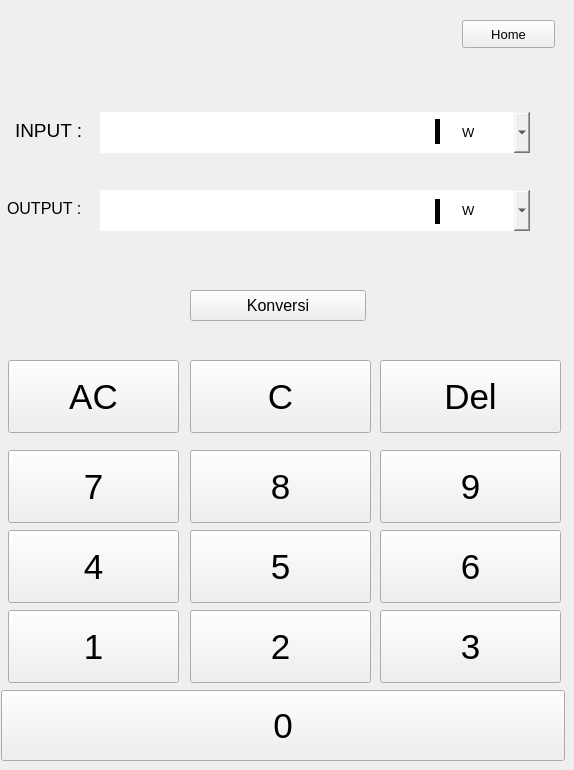
   <widget class="QWidget" name="page_daya">
    <widget class="QPushButton" name="tombol_homeda">
     <property name="geometry">
      <rect>
       <x>462</x>
       <y>20</y>
       <width>93</width>
       <height>28</height>
      </rect>
     </property>
     <property name="font">
      <font>
       <pointsize>10</pointsize>
      </font>
     </property>
     <property name="text">
      <string>Home</string>
     </property>
    </widget>
    <widget class="QLabel" name="input_label_2">
     <property name="geometry">
      <rect>
       <x>15</x>
       <y>110</y>
       <width>91</width>
       <height>41</height>
      </rect>
     </property>
     <property name="font">
      <font>
       <pointsize>14</pointsize>
      </font>
     </property>
     <property name="text">
      <string>INPUT :</string>
     </property>
    </widget>
    <widget class="QLineEdit" name="input_lineeditDa">
     <property name="geometry">
      <rect>
       <x>100</x>
       <y>112</y>
       <width>361</width>
       <height>41</height>
      </rect>
     </property>
     <property name="font">
      <font>
       <pointsize>14</pointsize>
      </font>
     </property>
     <property name="styleSheet">
      <string notr="true">border:none;
</string>
     </property>
    </widget>
    <widget class="QComboBox" name="input_data_comboboxDa">
     <property name="geometry">
      <rect>
       <x>457</x>
       <y>112</y>
       <width>73</width>
       <height>41</height>
      </rect>
     </property>
     <property name="font">
      <font>
       <pointsize>10</pointsize>
      </font>
     </property>
     <property name="styleSheet">
      <string notr="true">border:none;</string>
     </property>
     <item>
      <property name="text">
       <string>W</string>
      </property>
     </item>
     <item>
      <property name="text">
       <string>kW</string>
      </property>
     </item>
     <item>
      <property name="text">
       <string>hp</string>
      </property>
     </item>
     <item>
      <property name="text">
       <string>Btu/h</string>
      </property>
     </item>
     <item>
      <property name="text">
       <string>ft-lb/s</string>
      </property>
     </item>
     <item>
      <property name="text">
       <string>J/s</string>
      </property>
     </item>
    </widget>
    <widget class="QLineEdit" name="output_lineeditDa">
     <property name="geometry">
      <rect>
       <x>100</x>
       <y>190</y>
       <width>361</width>
       <height>41</height>
      </rect>
     </property>
     <property name="font">
      <font>
       <pointsize>14</pointsize>
      </font>
     </property>
     <property name="styleSheet">
      <string notr="true">border:none;
</string>
     </property>
     <property name="readOnly">
      <bool>true</bool>
     </property>
    </widget>
    <widget class="QLabel" name="input_label_3">
     <property name="geometry">
      <rect>
       <x>7</x>
       <y>196</y>
       <width>88</width>
       <height>24</height>
      </rect>
     </property>
     <property name="font">
      <font>
       <pointsize>12</pointsize>
      </font>
     </property>
     <property name="text">
      <string>OUTPUT :</string>
     </property>
    </widget>
    <widget class="QPushButton" name="convert_button_Daya">
     <property name="geometry">
      <rect>
       <x>190</x>
       <y>290</y>
       <width>176</width>
       <height>31</height>
      </rect>
     </property>
     <property name="font">
      <font>
       <pointsize>12</pointsize>
      </font>
     </property>
     <property name="text">
      <string>Konversi</string>
     </property>
    </widget>
    <widget class="QPushButton" name="nomorDa_5">
     <property name="geometry">
      <rect>
       <x>190</x>
       <y>530</y>
       <width>181</width>
       <height>73</height>
      </rect>
     </property>
     <property name="font">
      <font>
       <pointsize>26</pointsize>
      </font>
     </property>
     <property name="text">
      <string>5</string>
     </property>
    </widget>
    <widget class="QPushButton" name="nomorDa_3">
     <property name="geometry">
      <rect>
       <x>380</x>
       <y>610</y>
       <width>181</width>
       <height>73</height>
      </rect>
     </property>
     <property name="font">
      <font>
       <pointsize>26</pointsize>
      </font>
     </property>
     <property name="text">
      <string>3</string>
     </property>
    </widget>
    <widget class="QPushButton" name="Da_ac">
     <property name="geometry">
      <rect>
       <x>8</x>
       <y>360</y>
       <width>171</width>
       <height>73</height>
      </rect>
     </property>
     <property name="font">
      <font>
       <pointsize>26</pointsize>
      </font>
     </property>
     <property name="text">
      <string>AC</string>
     </property>
    </widget>
    <widget class="QPushButton" name="Da_del">
     <property name="geometry">
      <rect>
       <x>380</x>
       <y>360</y>
       <width>181</width>
       <height>73</height>
      </rect>
     </property>
     <property name="font">
      <font>
       <pointsize>26</pointsize>
      </font>
     </property>
     <property name="text">
      <string>Del</string>
     </property>
    </widget>
    <widget class="QPushButton" name="nomorDa_8">
     <property name="geometry">
      <rect>
       <x>190</x>
       <y>450</y>
       <width>181</width>
       <height>73</height>
      </rect>
     </property>
     <property name="font">
      <font>
       <pointsize>26</pointsize>
      </font>
     </property>
     <property name="styleSheet">
      <string notr="true">border-outline:none;</string>
     </property>
     <property name="text">
      <string>8</string>
     </property>
    </widget>
    <widget class="QPushButton" name="nomorDa_2">
     <property name="geometry">
      <rect>
       <x>190</x>
       <y>610</y>
       <width>181</width>
       <height>73</height>
      </rect>
     </property>
     <property name="font">
      <font>
       <pointsize>26</pointsize>
      </font>
     </property>
     <property name="text">
      <string>2</string>
     </property>
    </widget>
    <widget class="QPushButton" name="nomorDa_1">
     <property name="geometry">
      <rect>
       <x>8</x>
       <y>610</y>
       <width>171</width>
       <height>73</height>
      </rect>
     </property>
     <property name="font">
      <font>
       <pointsize>26</pointsize>
      </font>
     </property>
     <property name="text">
      <string>1</string>
     </property>
    </widget>
    <widget class="QPushButton" name="nomorDa_6">
     <property name="geometry">
      <rect>
       <x>380</x>
       <y>530</y>
       <width>181</width>
       <height>73</height>
      </rect>
     </property>
     <property name="font">
      <font>
       <pointsize>26</pointsize>
      </font>
     </property>
     <property name="text">
      <string>6</string>
     </property>
    </widget>
    <widget class="QPushButton" name="nomorDa_4">
     <property name="geometry">
      <rect>
       <x>8</x>
       <y>530</y>
       <width>171</width>
       <height>73</height>
      </rect>
     </property>
     <property name="font">
      <font>
       <pointsize>26</pointsize>
      </font>
     </property>
     <property name="text">
      <string>4</string>
     </property>
    </widget>
    <widget class="QPushButton" name="nomorDa_9">
     <property name="geometry">
      <rect>
       <x>380</x>
       <y>450</y>
       <width>181</width>
       <height>73</height>
      </rect>
     </property>
     <property name="font">
      <font>
       <pointsize>26</pointsize>
      </font>
     </property>
     <property name="text">
      <string>9</string>
     </property>
    </widget>
    <widget class="QPushButton" name="nomorDa_7">
     <property name="geometry">
      <rect>
       <x>8</x>
       <y>450</y>
       <width>171</width>
       <height>73</height>
      </rect>
     </property>
     <property name="font">
      <font>
       <pointsize>26</pointsize>
      </font>
     </property>
     <property name="text">
      <string>7</string>
     </property>
    </widget>
    <widget class="QPushButton" name="Da_c">
     <property name="geometry">
      <rect>
       <x>190</x>
       <y>360</y>
       <width>181</width>
       <height>73</height>
      </rect>
     </property>
     <property name="font">
      <font>
       <pointsize>26</pointsize>
      </font>
     </property>
     <property name="text">
      <string>C</string>
     </property>
    </widget>
    <widget class="QPushButton" name="nomorDa_0">
     <property name="geometry">
      <rect>
       <x>1</x>
       <y>690</y>
       <width>564</width>
       <height>71</height>
      </rect>
     </property>
     <property name="font">
      <font>
       <pointsize>26</pointsize>
      </font>
     </property>
     <property name="text">
      <string>0</string>
     </property>
    </widget>
    <widget class="QComboBox" name="output_data_comboboxDa">
     <property name="geometry">
      <rect>
       <x>457</x>
       <y>190</y>
       <width>73</width>
       <height>41</height>
      </rect>
     </property>
     <property name="font">
      <font>
       <pointsize>10</pointsize>
      </font>
     </property>
     <property name="styleSheet">
      <string notr="true">border:none;</string>
     </property>
     <item>
      <property name="text">
       <string>W</string>
      </property>
     </item>
     <item>
      <property name="text">
       <string>kW</string>
      </property>
     </item>
     <item>
      <property name="text">
       <string>hp</string>
      </property>
     </item>
     <item>
      <property name="text">
       <string>Btu/h</string>
      </property>
     </item>
     <item>
      <property name="text">
       <string>ft-lb/s</string>
      </property>
     </item>
     <item>
      <property name="text">
       <string>J/s</string>
      </property>
     </item>
    </widget>
    <widget class="QFrame" name="frame_3">
     <property name="geometry">
      <rect>
       <x>435</x>
       <y>119</y>
       <width>5</width>
       <height>25</height>
      </rect>
     </property>
     <property name="styleSheet">
      <string notr="true">background-color:black;</string>
     </property>
     <property name="frameShape">
      <enum>QFrame::StyledPanel</enum>
     </property>
     <property name="frameShadow">
      <enum>QFrame::Raised</enum>
     </property>
     <widget class="QFrame" name="frame_4">
      <property name="geometry">
       <rect>
        <x>0</x>
        <y>80</y>
        <width>5</width>
        <height>25</height>
       </rect>
      </property>
      <property name="styleSheet">
       <string notr="true">background-color:black;</string>
      </property>
      <property name="frameShape">
       <enum>QFrame::StyledPanel</enum>
      </property>
      <property name="frameShadow">
       <enum>QFrame::Raised</enum>
      </property>
     </widget>
    </widget>
    <widget class="QFrame" name="frame_5">
     <property name="geometry">
      <rect>
       <x>435</x>
       <y>199</y>
       <width>5</width>
       <height>25</height>
      </rect>
     </property>
     <property name="styleSheet">
      <string notr="true">background-color:black;</string>
     </property>
     <property name="frameShape">
      <enum>QFrame::StyledPanel</enum>
     </property>
     <property name="frameShadow">
      <enum>QFrame::Raised</enum>
     </property>
     <widget class="QFrame" name="frame_6">
      <property name="geometry">
       <rect>
        <x>0</x>
        <y>80</y>
        <width>5</width>
        <height>25</height>
       </rect>
      </property>
      <property name="styleSheet">
       <string notr="true">background-color:black;</string>
      </property>
      <property name="frameShape">
       <enum>QFrame::StyledPanel</enum>
      </property>
      <property name="frameShadow">
       <enum>QFrame::Raised</enum>
      </property>
     </widget>
    </widget>
   </widget>
